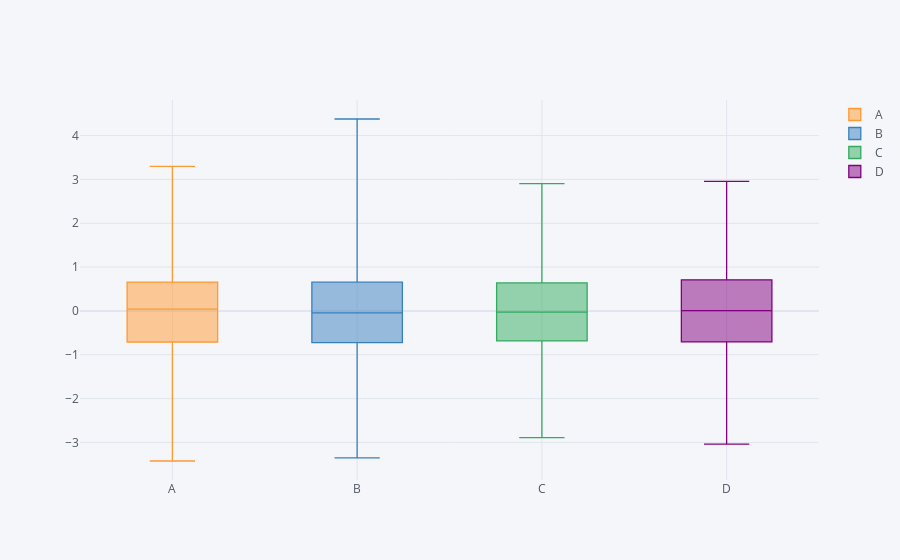

Notebook source saved alongside this figure:
### Code cell
df.iplot(kind="box")

### Figure 1 — Plotly figure (JSON) as saved in the notebook; plotly's stock layout.template omitted (floating-point values rounded to 4 significant figures; data arrays with more than 128 entries replaced by an {"elided": "..."} marker saying what was removed)
{"data": [{"boxpoints": false, "line": {"width": 1.3}, "marker": {"color": "rgba(255, 153, 51, 1.0)"}, "name": "A", "orientation": "v", "type": "box", "y": {"elided": "1000 float values"}}, {"boxpoints": false, "line": {"width": 1.3}, "marker": {"color": "rgba(55, 128, 191, 1.0)"}, "name": "B", "orientation": "v", "type": "box", "y": {"elided": "1000 float values"}}, {"boxpoints": false, "line": {"width": 1.3}, "marker": {"color": "rgba(50, 171, 96, 1.0)"}, "name": "C", "orientation": "v", "type": "box", "y": {"elided": "1000 float values"}}, {"boxpoints": false, "line": {"width": 1.3}, "marker": {"color": "rgba(128, 0, 128, 1.0)"}, "name": "D", "orientation": "v", "type": "box", "y": {"elided": "1000 float values"}}], "layout": {"legend": {"bgcolor": "#F5F6F9", "font": {"color": "#4D5663"}}, "paper_bgcolor": "#F5F6F9", "plot_bgcolor": "#F5F6F9", "title": {"font": {"color": "#4D5663"}}, "xaxis": {"gridcolor": "#E1E5ED", "showgrid": true, "tickfont": {"color": "#4D5663"}, "title": {"font": {"color": "#4D5663"}, "text": ""}, "zerolinecolor": "#E1E5ED"}, "yaxis": {"gridcolor": "#E1E5ED", "showgrid": true, "tickfont": {"color": "#4D5663"}, "title": {"font": {"color": "#4D5663"}, "text": ""}, "zerolinecolor": "#E1E5ED"}}}
